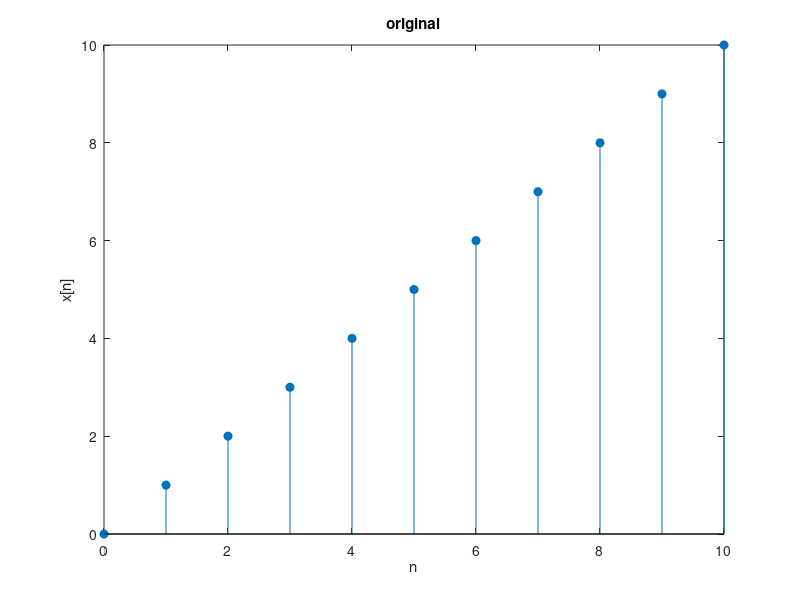
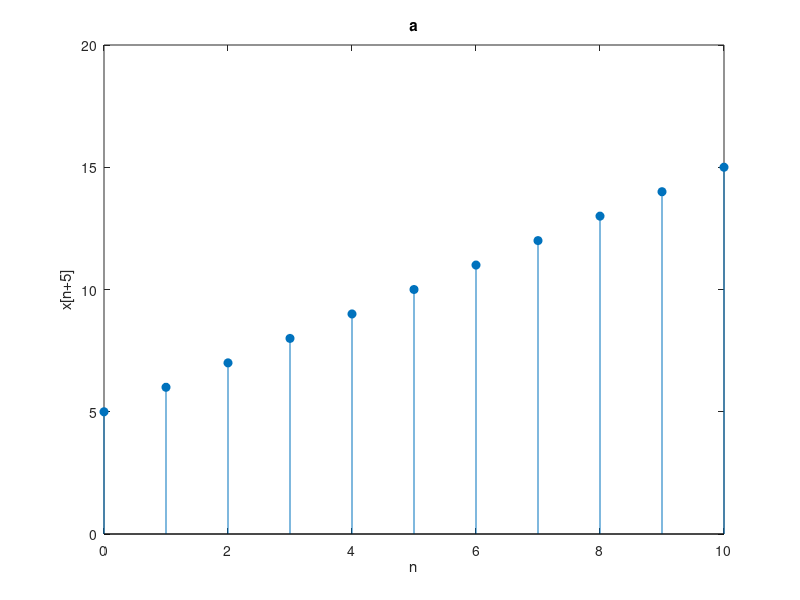
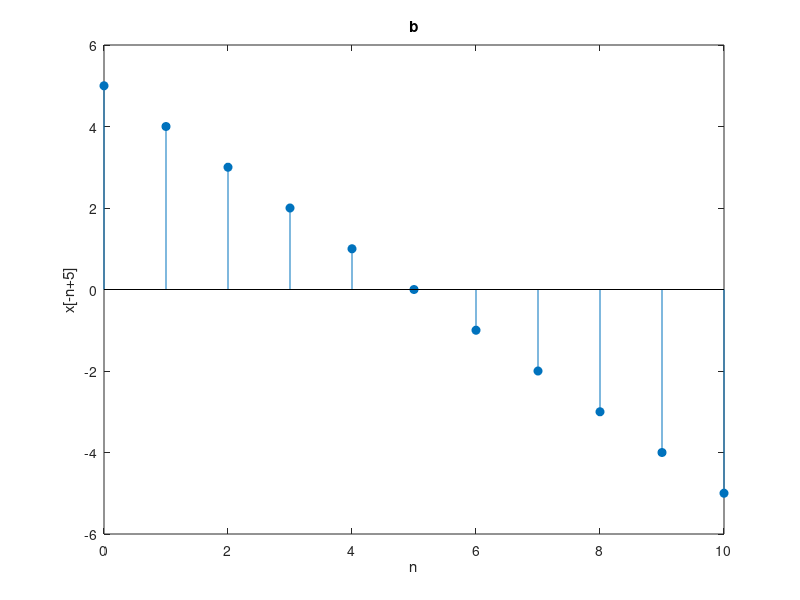
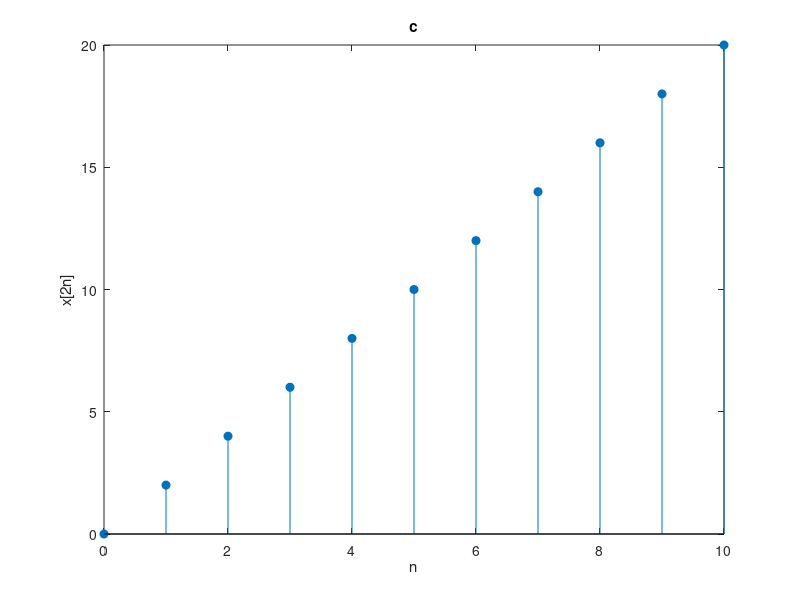

These figures' MATLAB source, in order:
clear all;
clc;

delta = @(x) double(x==0);

%% original
n = 0:1:10;
x = @(n) n;
y = x(n);

original = figure(1);
originalAxes = axes('Parent', original);
stem(originalAxes, n, y, 'filled');
xlabel("n");
ylabel("x[n]");
title("original");
pause;
close

%% a
y = x(n+5);

a = figure(2);
aAxes = axes('Parent', a);
stem(aAxes, n, y, 'filled');
xlabel("n");
ylabel("x[n+5]");
title("a");
pause;
close

%% b
y = x(-n+5);

b = figure(3);
bAxes = axes('Parent', b);
stem(bAxes, n, y, 'filled');
xlabel("n");
ylabel("x[-n+5]");
title("b");
pause;
close

%% c
y = x(2.*n);

c = figure(4);
cAxes = axes('Parent', c);
stem(cAxes, n, y, 'filled');
xlabel("n");
ylabel("x[2n]");
title("c");
pause;
close

%% d
nd = [-10:1:10];
y1 = x(nd+10).*((nd + 10 >= 0) & (nd + 10 <= 10));

d = figure(5);
dAxes = axes('Parent', d);
stem(dAxes, nd, y1, 'filled');
xlabel("n");
ylabel("x[n+10] + x[-n+10] - 10delta[n]");
title("d");

hold on

y2 = x(-nd+10).*((-nd + 10 >= 0) & (-nd + 10 <= 10));
stem(nd, y2, 'filled');

y3 = -10.*delta(nd);
stem(nd, y3, 'filled');

hold off
pause;
close

%% e
ne = [-10:1:10];
xp = 1/2 .* (x(ne).*((ne >= 0) & (ne <= 10)) ...
            + x(-ne).*((-ne >= 0) & (-ne <= 10)));

e = figure(6);
eAxes = axes('Parent', e);
stem(eAxes, ne, xp, 'filled');
xlabel("n");
ylabel("xp[n], xd[n]");
title("e");

hold on

xd = 1/2 .* (x(ne).*((ne >= 0) & (ne <= 10)) ...
            - x(-ne).*((-ne >= 0) & (-ne <= 10)));
stem(ne, xd);

hold off
pause;
close

y = xp + xd;

e2 = figure(7);
e2Axes = axes('Parent', e2);
stem(e2Axes, ne, y, 'filled');
xlabel("n");
ylabel("xp[n] + xd[n]");
title("e2");

pause;
close
